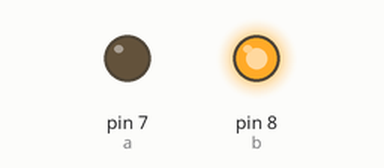
Recording of a sketch running on a simulated Arduino Uno, built with avr-gcc and run on an emulated ATmega328P. Parts: output pins drawn as LEDs (lit = HIGH). Random numbers use the default seed unless the sketch sets one.

Above: at 0.1 s.
At 32.7 s:
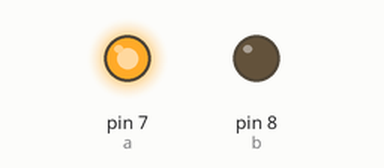
Timing chart, 0 to 40.0 s (numbered marks = the images above):
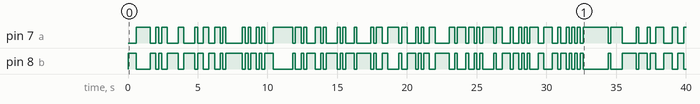

Measured:
- by itself, pin 7 (a): LOW → HIGH at 0.60 s, → LOW 1.0 s later, → HIGH 0.40 s later, → LOW 0.20 s later, … (97 changes in this stretch)
- by itself, pin 8 (b): LOW → HIGH at 0.00 s, → LOW 0.60 s later, → HIGH 1.0 s later, → LOW 0.40 s later, … (98 changes in this stretch)

The sketch:

ifelse.ino
```cpp
int a=7,b=8;
int ran;
void setup() {
   pinMode(a, OUTPUT);
   pinMode(b, OUTPUT);
}

void loop() {
  ran=random(0,2);
  if(ran==0){
     digitalWrite(b, LOW);
     digitalWrite(a, HIGH);
     delay(200);
  }
  else{
     digitalWrite(a, LOW);
     digitalWrite(b, HIGH);
     delay(200);
  }
}
```
